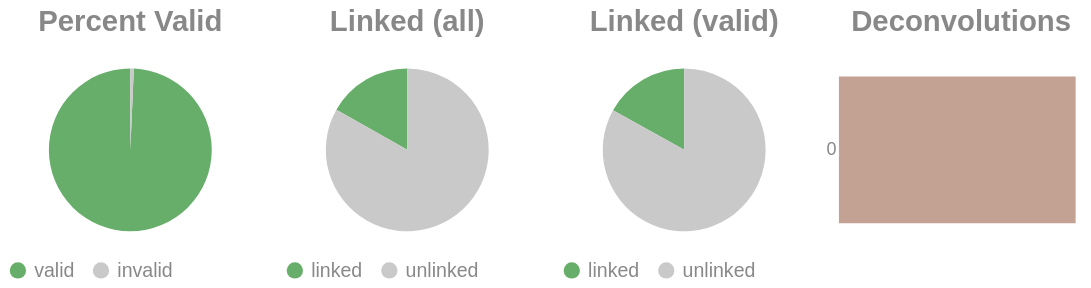

This figure's notebook cell:
### Code cell
if SKIPLR:
    pass
else:
    clash = Counter()
    for i in valids['molecule'].to_list():
        _mol = i.split("-")
        if len(_mol) == 1:
            clash.update('0')
        else:
            clash.update(_mol[-1])

    _d = {"deconvolutions": [], 'count': []}
    for k,v in clash.items():
        _d['deconvolutions'].append(k)
        _d['count'].append(v)

    tot_valid = valids['reads'].sum()
    mask = valids['reads'] >= 2
    n_linked_reads = valids.filter(mask)['reads'].sum()
    if n_linked_reads == 0:
        print_html("No linked molecules (>=2 reads) were detected; skipping linked-only distributions.")
        SKIPLR = True
    else:
        perc_valid = round(tot_valid / n_reads, 4)
        linked_perc_abs = round(n_linked_reads / n_reads, 4)
        linked_perc = round(n_linked_reads / tot_valid, 4)

    _valid = pl.DataFrame({"valids": ['valid', 'invalid'], "count": [tot_valid, n_reads - tot_valid]})
    _linked_abs = pl.DataFrame({"linked (absolute)": ['linked', 'unlinked'], "count": [n_linked_reads, n_reads - n_linked_reads]})
    _linked_rel = pl.DataFrame({"linked (valids)": ['linked', 'unlinked'], "count": [n_linked_reads, tot_valid - n_linked_reads]})

    (
        alt.hconcat(
            piechart(_valid, goodval = 'valid', title = "Percent Valid"),
            piechart(_linked_abs, goodval = "linked", title =  "Linked (all)"),
            piechart(_linked_rel, goodval = "linked", title =  "Linked (valid)"),
            convolutionbar(pl.DataFrame(_d), title = "Deconvolutions"),
            center = True,
            bounds = 'flush'
        )
        .resolve_scale(color='independent')
        .resolve_legend('independent')
        .properties(usermeta={'embedOptions': {"actions": False}})
    ).display()

### Figure 1 — Vega-Lite specification as saved in the notebook (floating-point values rounded to 4 significant figures)
{"width": "container", "height": 400, "config": {"title": {"anchor": "start", "dy": -15, "fontSize": 18, "color": "#888888", "subtitleColor": "#888888", "subtitleFontSize": 14}, "arc": {"fill": "#0072B2"}, "axis": {"domainColor": "#888888", "domainWidth": 0.5, "gridWidth": 0.2, "grid": false, "titleFontWeight": 400, "titleFontSize": 15, "labelFontSize": 11, "labelColor": "#888888", "tickColor": "#888888", "tickWidth": 0.2, "titleColor": "#888888"}, "axisBand": {"grid": false}, "axisX": {"grid": true, "tickSize": 10, "domainCap": "round"}, "axisY": {"domain": false, "grid": true, "tickSize": 0, "domainCap": "round"}, "background": "transparent", "header": {"labelFontSize": 15, "labelColor": "#888888", "titleFontSize": 15, "titleFontWeight": 600, "titleColor": "#888888"}, "legend": {"labelFont": "sans-serif", "labelFontSize": 12, "labelColor": "#888888", "symbolSize": 100, "symbolType": "circle", "titleFontSize": 12, "titlePadding": 10, "titleColor": "#888888", "title": null}, "range": {"category": ["#E69F00", "#56B4E9", "#009E73", "#F0E442", "#0072B2", "#D55E00", "#CC79A7", "#000000"], "diverging": ["#cfe8f3", "#a2d4ec", "#73bfe2", "#46abdb", "#1696d2", "#12719e"]}, "area": {"fill": "#0072B2", "fillOpacity": 0.7, "line": true, "strokeOpacity": 0.7}, "line": {"color": "#0072B2", "stroke": "#0072B2", "strokeWidth": 2}, "trail": {"color": "#0072B2", "stroke": "#0072B2", "strokeWidth": 0, "size": 1}, "point": {"filled": true, "fillOpacity": 1.0, "size": 95}, "text": {"color": "#888888", "fontSize": 11, "align": "right", "fontWeight": 400, "size": 11}, "bar": {"fill": "#0072B2", "stroke": null}, "view": {"stroke": null, "continuousWidth": 660, "continuousHeight": 400}}, "hconcat": [{"data": {"name": "data-07f3d8605c4992310919faa3d4b47e2a"}, "mark": {"type": "arc"}, "encoding": {"color": {"field": "valids", "legend": {"orient": "bottom", "title": null}, "scale": {"domain": ["valid", "invalid"], "range": ["#68ae6b", "#C9C9C9"]}, "title": "Valids", "type": "nominal"}, "theta": {"field": "count", "type": "quantitative"}, "tooltip": [{"field": "valids", "title": "Valids", "type": "ordinal"}, {"field": "percent", "format": ".2%", "title": "Percent", "type": "quantitative"}, {"field": "count", "title": "Count", "type": "quantitative"}]}, "height": 100, "title": {"text": "Percent Valid", "align": "center", "anchor": "middle"}, "transform": [{"calculate": "datum.count / 3009784", "as": "percent"}], "width": 150}, {"data": {"name": "data-0f20d8efd1e520820348c7ebe7f1aacd"}, "mark": {"type": "arc"}, "encoding": {"color": {"field": "linked (absolute)", "legend": {"orient": "bottom", "title": null}, "scale": {"domain": ["linked", "unlinked"], "range": ["#68ae6b", "#C9C9C9"]}, "title": "Linked (Absolute)", "type": "nominal"}, "theta": {"field": "count", "type": "quantitative"}, "tooltip": [{"field": "linked (absolute)", "title": "Linked (Absolute)", "type": "ordinal"}, {"field": "percent", "format": ".2%", "title": "Percent", "type": "quantitative"}, {"field": "count", "title": "Count", "type": "quantitative"}]}, "height": 100, "title": {"text": "Linked (all)", "align": "center", "anchor": "middle"}, "transform": [{"calculate": "datum.count / 3009784", "as": "percent"}], "width": 150}, {"data": {"name": "data-db133f634c7b1de4e59588bdc776a11b"}, "mark": {"type": "arc"}, "encoding": {"color": {"field": "linked (valids)", "legend": {"orient": "bottom", "title": null}, "scale": {"domain": ["linked", "unlinked"], "range": ["#68ae6b", "#C9C9C9"]}, "title": "Linked (Valids)", "type": "nominal"}, "theta": {"field": "count", "type": "quantitative"}, "tooltip": [{"field": "linked (valids)", "title": "Linked (Valids)", "type": "ordinal"}, {"field": "percent", "format": ".2%", "title": "Percent", "type": "quantitative"}, {"field": "count", "title": "Count", "type": "quantitative"}]}, "height": 100, "title": {"text": "Linked (valid)", "align": "center", "anchor": "middle"}, "transform": [{"calculate": "datum.count / 2989005", "as": "percent"}], "width": 150}, {"data": {"name": "data-d33fb6ea65c92f05e7bf6f7bb169d1fa"}, "mark": {"type": "bar"}, "encoding": {"color": {"field": "deconvolutions", "legend": null, "scale": {"scheme": "lightgreyred"}, "type": "nominal"}, "tooltip": [{"field": "deconvolutions", "title": "Deconvolutions", "type": "ordinal"}, {"field": "percent", "format": ".2%", "title": "Percent", "type": "quantitative"}, {"field": "count", "title": "Count", "type": "quantitative"}], "x": {"axis": null, "field": "count", "type": "quantitative"}, "y": {"field": "deconvolutions", "sort": "ascending", "title": null, "type": "nominal"}}, "height": 100, "title": {"text": "Deconvolutions", "align": "center", "anchor": "middle"}, "transform": [{"calculate": "datum.count / 2712221", "as": "percent"}], "width": 150}], "bounds": "flush", "center": true, "resolve": {"legend": {"angle": "independent"}, "scale": {"color": "independent"}}, "usermeta": {"embedOptions": {"actions": false}}, "$schema": "https://vega.github.io/schema/vega-lite/v6.1.0.json", "datasets": {"data-07f3d8605c4992310919faa3d4b47e2a": [{"valids": "valid", "count": 2989005}, {"valids": "invalid", "count": 20779}], "data-0f20d8efd1e520820348c7ebe7f1aacd": [{"linked (absolute)": "linked", "count": 505643}, {"linked (absolute)": "unlinked", "count": 2504141}], "data-db133f634c7b1de4e59588bdc776a11b": [{"linked (valids)": "linked", "count": 505643}, {"linked (valids)": "unlinked", "count": 2483362}], "data-d33fb6ea65c92f05e7bf6f7bb169d1fa": [{"deconvolutions": "0", "count": 2712221}]}}
